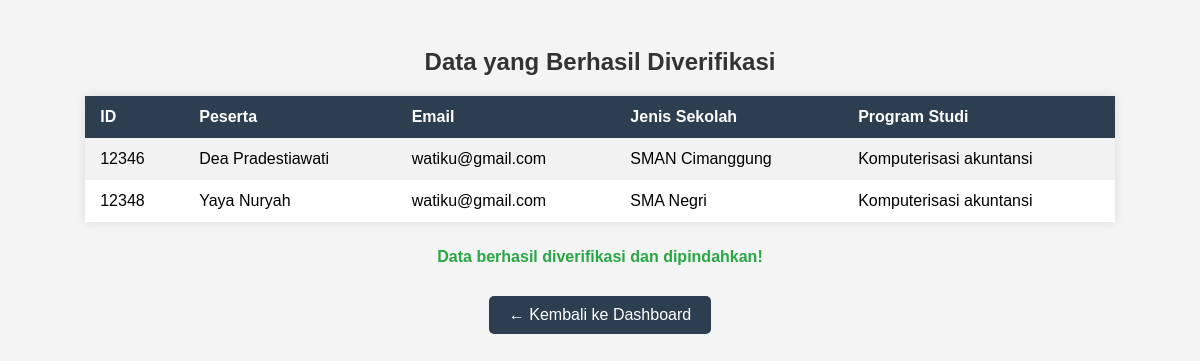
/verifikasi.php (signed in), run on the app's committed database.
### tables this page shows
CREATE TABLE `pendaftar` (
  `id_pendaftaran` int(11) NOT NULL,
  `nama_lengkap` varchar(255) NOT NULL,
  `username` varchar(50) NOT NULL,
  `user_id` int(11) NOT NULL,
  `email` varchar(255) NOT NULL,
  `tempat_lahir` varchar(100) DEFAULT NULL,
  `tanggal_lahir` date DEFAULT NULL,
  `jenis_kelamin` varchar(20) DEFAULT NULL,
  `alamat` text DEFAULT NULL,
  `jenis_sekolah` varchar(255) NOT NULL,
  `prodi_pilihan` varchar(255) NOT NULL,
  `berkas_ijazah` varchar(255) DEFAULT NULL,
  `berkas_kk` varchar(255) DEFAULT NULL,
  `berkas_foto` varchar(255) DEFAULT NULL,
  `status` enum('belum','diterima','ditolak') DEFAULT 'belum',
  `verifikasi_ijazah` tinyint(1) DEFAULT 0,
  `verifikasi_kk` tinyint(1) DEFAULT 0,
  `verifikasi_foto` tinyint(1) DEFAULT 0,
  `status_verifikasi` varchar(50) DEFAULT 'Belum Terverifikasi',
  `kecamatan` varchar(255) NOT NULL
);

CREATE TABLE `program_studi` (
  `id` int(11) NOT NULL,
  `nama_prodi` varchar(255) NOT NULL
);

### verifikasi.php (the view, shortened to what this page needs)
<?php
$conn = new mysqli("localhost", "root", "", "db_dey");
$sql = "SELECT p.id_pendaftaran, p.nama_lengkap, p.email, p.jenis_sekolah, ps.nama_prodi
        FROM pendaftar p
        JOIN program_studi ps ON p.prodi_pilihan = ps.id";
$result = $conn->query($sql);
if ($result->num_rows > 0) {
    $verifiedData = [];
    while ($row = $result->fetch_assoc()) {
        $verifiedData[] = $row;
    }
}
?>
<!DOCTYPE html>
<html>
<head>
</head>
<body>
<h2>Data yang Berhasil Diverifikasi</h2>
<?php if (!empty($verifiedData)): ?>
    <table>
        <tr>
            <th>ID</th>
            <th>Peserta</th>
            <th>Email</th>
            <th>Jenis Sekolah</th>
            <th>Program Studi</th>
        </tr>
        <?php foreach ($verifiedData as $data): ?>
        <tr>
            <td><?= htmlspecialchars($data['id_pendaftaran']) ?></td>
            <td><?= htmlspecialchars($data['nama_lengkap']) ?></td>
            <td><?= htmlspecialchars($data['email']) ?></td>
            <td><?= htmlspecialchars($data['jenis_sekolah']) ?></td>
            <td><?= htmlspecialchars($data['nama_prodi']) ?></td>
        </tr>
        <?php endforeach; ?>
    </table>
    <p class="success">Data berhasil diverifikasi dan dipindahkan!</p>
<?php else: ?>
    <p class="success">Tidak ada data yang bisa diverifikasi!</p>
<?php endif; ?>
<a href="dashboard.php" class="back-btn">← Kembali ke Dashboard</a>
</body>
</html>

### verifikasi.php (style rules this page uses)
body { font-family: Arial, sans-serif; background: #f4f4f4; padding: 20px; }
h2 { text-align: center; color: #333; }
table { border-collapse: collapse; width: 90%; margin: 0 auto; background-color: #fff; box-shadow: 0 0 10px rgba(0,0,0,0.1); }
th, td { padding: 12px 15px; text-align: left; }
th { background-color: #2c3e50; color: #fff; }
tr:nth-child(even) { background-color: #f2f2f2; }
.success { text-align: center; padding: 10px; color: #28a745; font-weight: bold; }
.back-btn { display: block; width: fit-content; margin: 20px auto; padding: 10px 20px; text-decoration: none; color: #fff; background-color: #2c3e50; border-radius: 5px; }

### data on the page
pendaftar: id_pendaftaran "12346", nama_lengkap "Dea Pradestiawati", email "watiku@gmail.com", jenis_sekolah "SMAN Cimanggung", program_studi.nama_prodi "Komputerisasi akuntansi"
pendaftar: id_pendaftaran "12348", nama_lengkap "Yaya Nuryah", email "watiku@gmail.com", jenis_sekolah "SMA Negri", program_studi.nama_prodi "Komputerisasi akuntansi"
